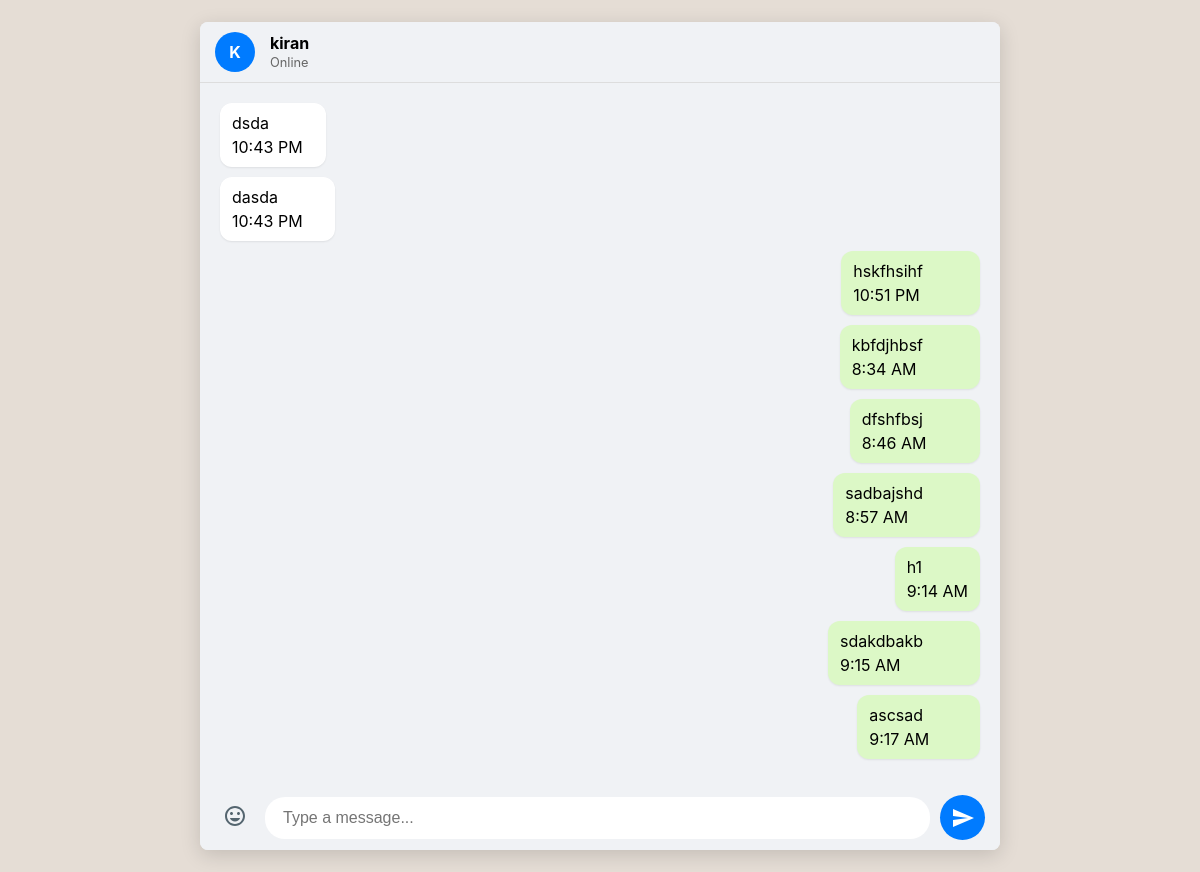
The page /chat/kiran/ (signed in) on the database its author committed.
### chat/models.py (models this page shows, shortened)
class Message(models.Model):
    sender = models.ForeignKey(User, on_delete=models.CASCADE, null=True, related_name='sent_messages')
    receiver = models.ForeignKey(User, on_delete=models.CASCADE, null=True, related_name='received_messages')
    content = models.TextField()
    timestamp = models.DateTimeField(auto_now_add=True)
    is_read = models.BooleanField(default=False)

### chat/views.py (the view, shortened to what this page needs)
# urls.py: path('chat/<str:username>/', views.chat_user, name='chat_user'),
def chat_user(request,username):
    other_user = get_object_or_404(User, username=username)
    current_user = request.user
    Message.objects.filter(
    sender=other_user,
    receiver=current_user,
    is_read=False
    ).update(is_read=True)
    messages = Message.objects.filter(
        Q(sender=request.user, receiver=other_user) |
        Q(sender=other_user, receiver=request.user),
    ).order_by('timestamp')
    return render(request, 'chat-page.html', {'other_user': other_user, 'messages':messages})

### templates/chat-page.html (shortened to what this page needs)
<!DOCTYPE html>
<html lang="en">
<head>
</head>
<body>
    <main class="chat-container">
        <header class="chat-header">
            <div class="avatar">{{ other_user.username|slice:":1"|upper }}</div>
            <div class="chat-info">
                <div class="chat-info">
                <h3>{{ other_user.username }}</h3>
                <p>Online</p>
            </div>
        </header>
        <div class="messages">
            {% for msg in messages %}
                <div class="message {% if msg.sender == request.user %}sent{% else %}received{% endif %}">
                    <span class="message-content">{{ msg.content }}</span>
                    <span>{{ msg.timestamp|time:"g:i A" }}</span>
                </div>
            {% endfor %}
        </div>
        <form class="message-form" action="" method="POST">
            <button type="button" title="Emojis">
            </button>
            <input type="text" name="message" required placeholder="Type a message...">
            <button class="send-button" type="submit" title="Send">
                <svg xmlns="http://www.w3.org/2000/svg" viewBox="0 0 24 24" fill="currentColor" width="24px" height="24px"><path d="M2.01 21L23 12 2.01 3 2 10l15 2-15 2z"/></svg>
            </button>
        </form>
    </main>
</body>
</html>

### templates/chat-page.html (style rules this page uses)
body { font-family: -apple-system, BlinkMacSystemFont, "Segoe UI", Roboto, Helvetica, Arial, sans-serif; background-color: #e5ddd5; margin: 0; display: flex; justify-content: center; align-items: center; height: 100vh; }
.chat-container { width: 100%; max-width: 800px; height: 95vh; background-color: #f0f2f5; border-radius: 8px; box-shadow: 0 5px 20px rgba(0, 0, 0, 0.15); display: flex; flex-direction: column; overflow: hidden; }
.chat-header { display: flex; align-items: center; padding: 10px 15px; background-color: #f0f2f5; border-bottom: 1px solid #ddd; flex-shrink: 0; }
.chat-header .avatar { width: 40px; height: 40px; border-radius: 50%; background-color: #007bff; color: white; display: flex; align-items: center; justify-content: center; font-weight: bold; margin-right: 15px; }
.chat-header .chat-info { flex-grow: 1; }
.chat-header .chat-info h3 { margin: 0; font-size: 1rem; }
.chat-header .chat-info p { margin: 2px 0 0 0; font-size: 0.8rem; color: #666; }
.messages { flex: 1; padding: 20px; overflow-y: auto; display: flex; flex-direction: column; }
.message { display: flex; flex-direction: column; max-width: 70%; padding: 8px 12px; border-radius: 12px; line-height: 1.5; word-wrap: break-word; margin-bottom: 10px; position: relative; }
.message-content { margin-right: 45px; }
.sent { align-self: flex-end; background-color: #dcf8c6; box-shadow: 0 1px 2px rgba(0,0,0,0.08); }
.received { align-self: flex-start; background-color: #ffffff; box-shadow: 0 1px 2px rgba(0,0,0,0.08); }
.message-form { display: flex; align-items: center; padding: 10px 15px; background-color: #f0f2f5; flex-shrink: 0; gap: 10px; }
.message-form button { background: none; border: none; cursor: pointer; color: #54656f; padding: 8px; }
.message-form input[type="text"] { flex: 1; padding: 12px 18px; border: none; border-radius: 20px; font-size: 1rem; background-color: #fff; outline: none; }
.send-button { background-color: #007bff !important; color: white !important; border-radius: 50%; width: 45px; height: 45px; display: flex; align-items: center; justify-content: center; transition: background-color 0.2s; }

### rows shown on the page
Message: content "dsda", timestamp "10:43 PM"
Message: content "dasda", timestamp "10:43 PM"
Message: content "hskfhsihf", timestamp "10:51 PM"
Message: content "kbfdjhbsf", timestamp "8:34 AM"
Message: content "dfshfbsj", timestamp "8:46 AM"
Message: content "sadbajshd", timestamp "8:57 AM"
Message: content "h1", timestamp "9:14 AM"
Message: content "sdakdbakb", timestamp "9:15 AM"
Message: content "ascsad", timestamp "9:17 AM"

### other values the page prints
{{ other_user.username|slice:":1"|upper }} "K"
{{ other_user.username }} "kiran"
